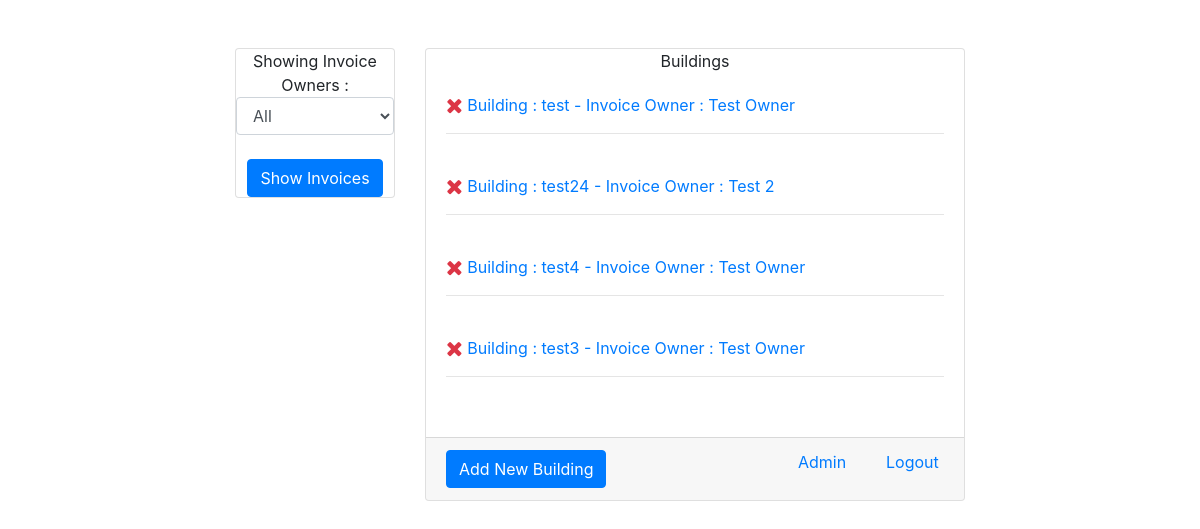
Page /home (signed in) on the committed database.
### app/models.py (models this page shows, shortened)
class building(models.Model):
    name = models.CharField(max_length=300,null=True,blank=True)
    owner = models.ForeignKey(invoice_owner,on_delete=models.SET_NULL,null=True,blank=True)

class invoice_owner(models.Model):
    name = models.CharField(max_length=300,null=True,blank=True)
    def __str__(self):
        return self.name

### app/views.py (the view)
# urls.py: 2. Add a URL to urlpatterns:  path('', views.home, name='home')
@login_required(login_url='/')
def home(request):
    template = "home.html"
    context = {}
    context['objs'] = building.objects.all()
    context['owners'] = invoice_owner.objects.all()
    return render(request,template,context)

### templates/home.html (shortened to what this page needs)
<!DOCTYPE html>
    <html lang="en">
        <head>
            <link rel="stylesheet" href="https://maxcdn.bootstrapcdn.com/bootstrap/4.4.1/css/bootstrap.min.css">
            <link rel="stylesheet" href="https://cdnjs.cloudflare.com/ajax/libs/font-awesome/4.7.0/css/font-awesome.min.css">
        </head>
        <body>
            <br><br>
            <div class="container">
                <div class="row justify-content-center">
                    <div class="col-lg-2">
                        <div class="card">
                            <div class="card-head text-center">
                                Showing Invoice Owners : <select class="form-control" id="owners-invoice">
                                    <option value="x">All</option>
                                </select><br>
                                <button class="btn btn-primary" onclick="redirectToInvoices();">
                                    Show Invoices
                                </button><br>
                            </div>
                        </div>
                    </div>
                    <div class="col-lg-6">
                        <div class="card">
                            <div class="card-head text-center">
                                Buildings
                            </div>
                            <div class="card-body">
                                {% if objs %}
                                    {% for i in objs %}
                                        <div class="abcd {{i.owner}}">
                                            {% if request.user.is_superuser %}
                                                <a href="{% url 'delete-building' i.id %}" title="Delete"><span class="fa text-danger fa-lg fa-remove"></span></a>
                                            {% endif %}
                                            <a href="{% url 'apartments' i.id %}">
                                                Building : {{i.name}}  -  Invoice Owner : {{i.owner}}
                                            </a><br><hr><br>
                                        </div>
                                    {% endfor %}
                                {% else %}
                                    <a>You Have No Buildings To Manage Right Now.</a>
                                {% endif %}
                            </div>
                            <div class="card-footer">
                                <div class="row justify-content-around">
                                    <div class="col-lg-8">
                                        <button class="btn btn-primary" type="button" onclick="window.location.href='/new-building-form'">
                                            Add New Building
                                        </button>
                                    </div>
                                    {% if request.user.is_superuser %}
                                        <div class="col-lg-2">
                                            <a href="/admin">
                                                Admin
                                            </a>
                                        </div>
                                    {% endif %}
                                    <div class="col-lg-2">
                                        <a href="{% url 'logout' %}">
                                            Logout
                                        </a>
                                    </div>
                                </div>
                            </div>
                        </div>
                    </div>
                </div>
            </div>
        </body>
    </html>

### rows in the picture
building: name "test", owner "Test Owner"
building: name "test24", owner "Test 2"
building: name "test4", owner "Test Owner"
building: name "test3", owner "Test Owner"
